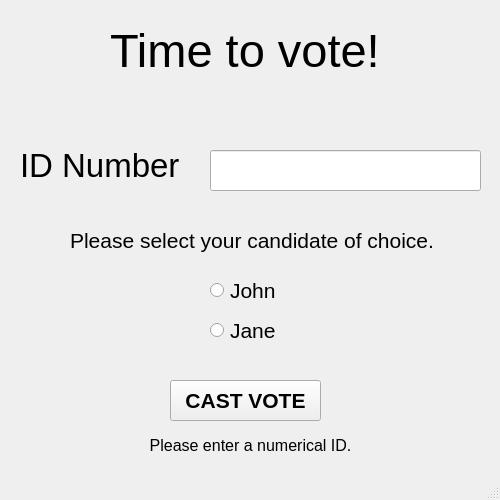
<?xml version="1.0" encoding="UTF-8"?>
<ui version="4.0">
 <class>MainWindow</class>
 <widget class="QMainWindow" name="MainWindow">
  <property name="enabled">
   <bool>true</bool>
  </property>
  <property name="geometry">
   <rect>
    <x>0</x>
    <y>0</y>
    <width>500</width>
    <height>500</height>
   </rect>
  </property>
  <property name="minimumSize">
   <size>
    <width>500</width>
    <height>500</height>
   </size>
  </property>
  <property name="maximumSize">
   <size>
    <width>500</width>
    <height>500</height>
   </size>
  </property>
  <property name="windowTitle">
   <string>Please cast your vote.</string>
  </property>
  <widget class="QWidget" name="centralwidget">
   <widget class="QLabel" name="ID_label">
    <property name="geometry">
     <rect>
      <x>20</x>
      <y>130</y>
      <width>171</width>
      <height>71</height>
     </rect>
    </property>
    <property name="font">
     <font>
      <pointsize>25</pointsize>
     </font>
    </property>
    <property name="text">
     <string>ID Number</string>
    </property>
   </widget>
   <widget class="QLabel" name="title_label">
    <property name="geometry">
     <rect>
      <x>110</x>
      <y>10</y>
      <width>281</width>
      <height>81</height>
     </rect>
    </property>
    <property name="font">
     <font>
      <pointsize>35</pointsize>
     </font>
    </property>
    <property name="text">
     <string>Time to vote!</string>
    </property>
   </widget>
   <widget class="QLineEdit" name="ID_input">
    <property name="geometry">
     <rect>
      <x>210</x>
      <y>150</y>
      <width>271</width>
      <height>41</height>
     </rect>
    </property>
   </widget>
   <widget class="QLabel" name="candidate_label">
    <property name="geometry">
     <rect>
      <x>70</x>
      <y>210</y>
      <width>371</width>
      <height>61</height>
     </rect>
    </property>
    <property name="font">
     <font>
      <pointsize>16</pointsize>
     </font>
    </property>
    <property name="text">
     <string>Please select your candidate of choice.</string>
    </property>
   </widget>
   <widget class="QRadioButton" name="vote_john">
    <property name="geometry">
     <rect>
      <x>210</x>
      <y>270</y>
      <width>71</width>
      <height>41</height>
     </rect>
    </property>
    <property name="font">
     <font>
      <pointsize>16</pointsize>
     </font>
    </property>
    <property name="text">
     <string>John</string>
    </property>
   </widget>
   <widget class="QRadioButton" name="vote_jane">
    <property name="geometry">
     <rect>
      <x>210</x>
      <y>310</y>
      <width>71</width>
      <height>41</height>
     </rect>
    </property>
    <property name="font">
     <font>
      <pointsize>16</pointsize>
     </font>
    </property>
    <property name="text">
     <string>Jane</string>
    </property>
   </widget>
   <widget class="QPushButton" name="vote_button">
    <property name="geometry">
     <rect>
      <x>170</x>
      <y>380</y>
      <width>151</width>
      <height>41</height>
     </rect>
    </property>
    <property name="font">
     <font>
      <pointsize>16</pointsize>
      <weight>75</weight>
      <bold>true</bold>
     </font>
    </property>
    <property name="text">
     <string>CAST VOTE</string>
    </property>
   </widget>
   <widget class="QLabel" name="error_label">
    <property name="enabled">
     <bool>true</bool>
    </property>
    <property name="geometry">
     <rect>
      <x>120</x>
      <y>430</y>
      <width>261</width>
      <height>31</height>
     </rect>
    </property>
    <property name="font">
     <font>
      <pointsize>12</pointsize>
     </font>
    </property>
    <property name="locale">
     <locale language="English" country="UnitedStates"/>
    </property>
    <property name="text">
     <string>Please enter a numerical ID.</string>
    </property>
    <property name="alignment">
     <set>Qt::AlignCenter</set>
    </property>
   </widget>
  </widget>
  <widget class="QStatusBar" name="statusbar"/>
 </widget>
 <resources/>
 <connections/>
</ui>
